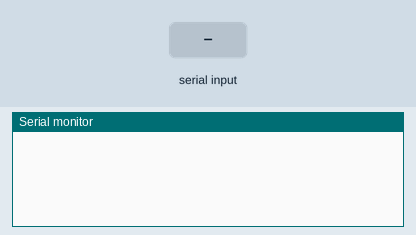
The sketch below on a simulated ESP32. Parts: the last lines printed to the serial monitor. Inputs (shaded band) come from the test bench. Nothing arrives over Bluetooth unless stated; a phone connects over Bluetooth LE 3 s after start.

Above: at 1.2 s.
1.3 s: "90,45\n" received over the second serial link
At 2.4 s:
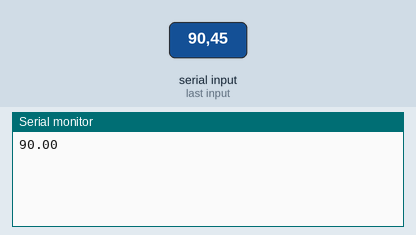
4.3 s: "30,150\n" received over the second serial link
At 4.8 s:
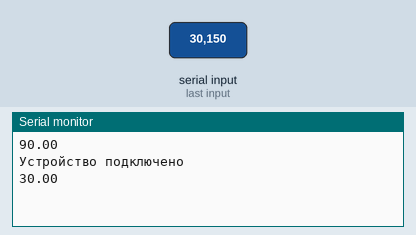

The sketch:

Esp32.ino
```cpp
#include <BLEDevice.h>
#include <BLEUtils.h>
#include <BLEServer.h>

#define SERVICE_UUID        "4fafc201-1fb5-459e-8fcc-c5c9c331914b"
#define CHARACTERISTIC_UUID "beb5483e-36e1-4688-b7f5-ea07361b26a8"

BLECharacteristic* pCharacteristic;
bool deviceConnected = false;

class MyServerCallbacks: public BLEServerCallbacks {
    void onConnect(BLEServer* pServer) {
        deviceConnected = true;
        Serial.println("Устройство подключено");
    }

    void onDisconnect(BLEServer* pServer) {
        deviceConnected = false;
        Serial.println("Устройство отключено");
        BLEDevice::startAdvertising();
    }
};

void setup() {
    Serial.begin(115200);
    Serial2.begin(115200, SERIAL_8N1, 16, 17);

    BLEDevice::init("");
    BLEServer* pServer = BLEDevice::createServer();
    pServer->setCallbacks(new MyServerCallbacks());

    BLEService* pService = pServer->createService(SERVICE_UUID);

    pCharacteristic = pService->createCharacteristic(
        CHARACTERISTIC_UUID,
        BLECharacteristic::PROPERTY_READ
    );

    pService->start();

    BLEAdvertising* pAdvertising = BLEDevice::getAdvertising();
    pAdvertising->addServiceUUID(SERVICE_UUID);
    pAdvertising->setScanResponse(true);
    BLEDevice::startAdvertising();
}

void loop() {
    if (Serial2.available()) {
        String incomingData = Serial2.readStringUntil('\n');
        if (incomingData.length() > 0) {
            float Value = incomingData.toFloat();

            // Обновляем значение характеристики
            String dataStr = String(Value);
            pCharacteristic->setValue(dataStr.c_str());

            Serial.println(Value);
        }
    }
    delay(100);
}
```

Measured:
- after the input at 1.3 s, the serial monitor: prints a new line at once (image 1)
- after the input at 4.3 s, the serial monitor: prints a new line at once (image 2)
